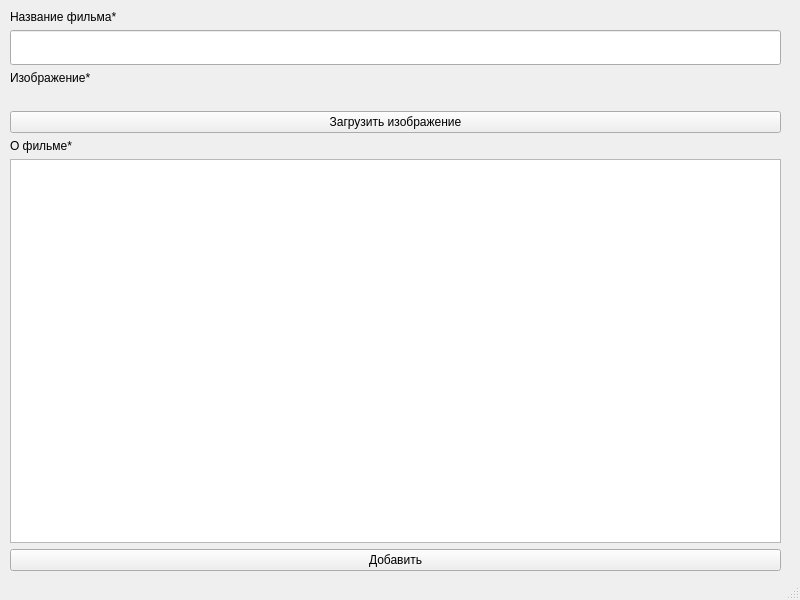
<?xml version="1.0" encoding="UTF-8"?>
<ui version="4.0">
 <class>MainWindow</class>
 <widget class="QMainWindow" name="MainWindow">
  <property name="geometry">
   <rect>
    <x>0</x>
    <y>0</y>
    <width>800</width>
    <height>600</height>
   </rect>
  </property>
  <property name="minimumSize">
   <size>
    <width>800</width>
    <height>600</height>
   </size>
  </property>
  <property name="windowTitle">
   <string>Добавить фильм</string>
  </property>
  <widget class="QWidget" name="centralwidget">
   <widget class="QWidget" name="layoutWidget">
    <property name="geometry">
     <rect>
      <x>10</x>
      <y>10</y>
      <width>771</width>
      <height>561</height>
     </rect>
    </property>
    <layout class="QVBoxLayout" name="verticalLayout">
     <item>
      <widget class="QLabel" name="label">
       <property name="text">
        <string>Название фильма*</string>
       </property>
      </widget>
     </item>
     <item>
      <widget class="QLineEdit" name="film_name">
       <property name="font">
        <font>
         <family>MS Reference Sans Serif</family>
         <pointsize>14</pointsize>
        </font>
       </property>
       <property name="text">
        <string/>
       </property>
      </widget>
     </item>
     <item>
      <widget class="QLabel" name="label_2">
       <property name="text">
        <string>Изображение*</string>
       </property>
      </widget>
     </item>
     <item>
      <widget class="QLabel" name="picture_film">
       <property name="text">
        <string/>
       </property>
      </widget>
     </item>
     <item>
      <widget class="QPushButton" name="load_pic_btn">
       <property name="enabled">
        <bool>true</bool>
       </property>
       <property name="text">
        <string>Загрузить изображение</string>
       </property>
      </widget>
     </item>
     <item>
      <widget class="QLabel" name="label_3">
       <property name="text">
        <string>О фильме*</string>
       </property>
      </widget>
     </item>
     <item>
      <widget class="QPlainTextEdit" name="about_of_film"/>
     </item>
     <item>
      <widget class="QPushButton" name="add_btn">
       <property name="enabled">
        <bool>true</bool>
       </property>
       <property name="text">
        <string>Добавить</string>
       </property>
      </widget>
     </item>
    </layout>
   </widget>
  </widget>
  <widget class="QStatusBar" name="statusbar"/>
 </widget>
 <resources/>
 <connections/>
</ui>
